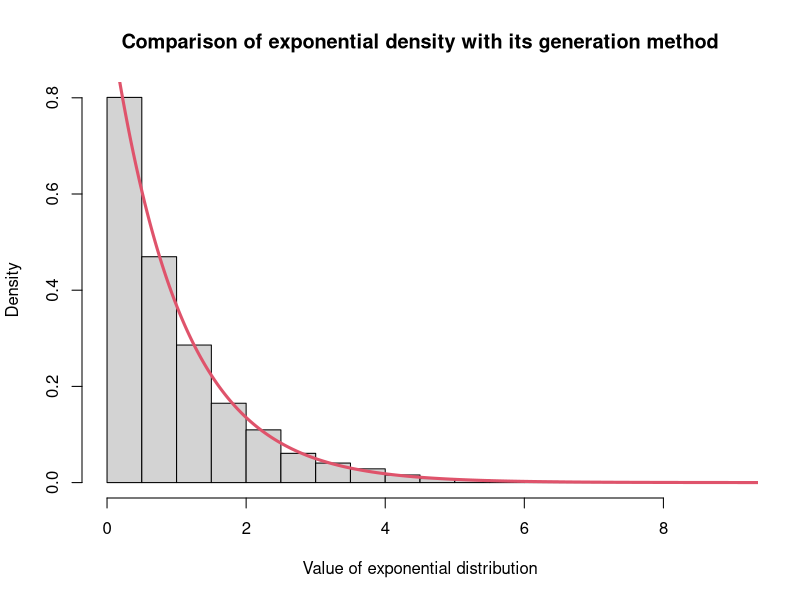
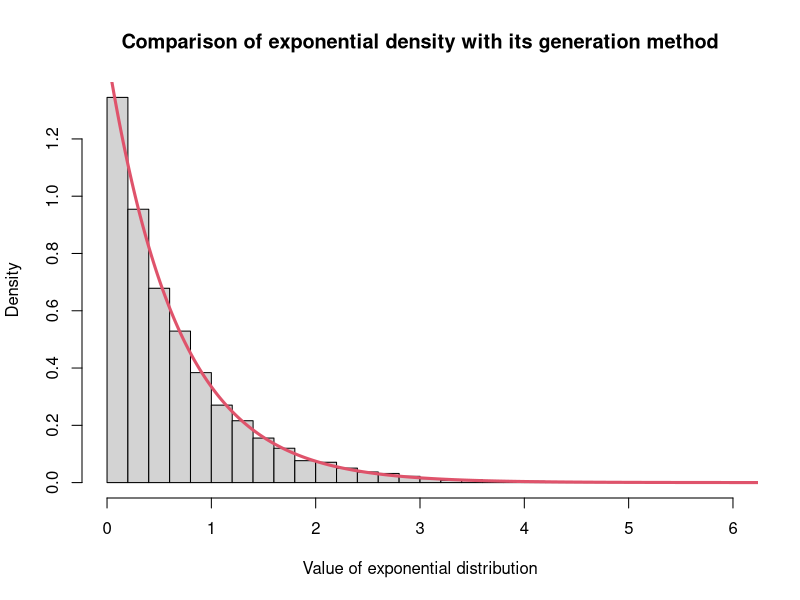
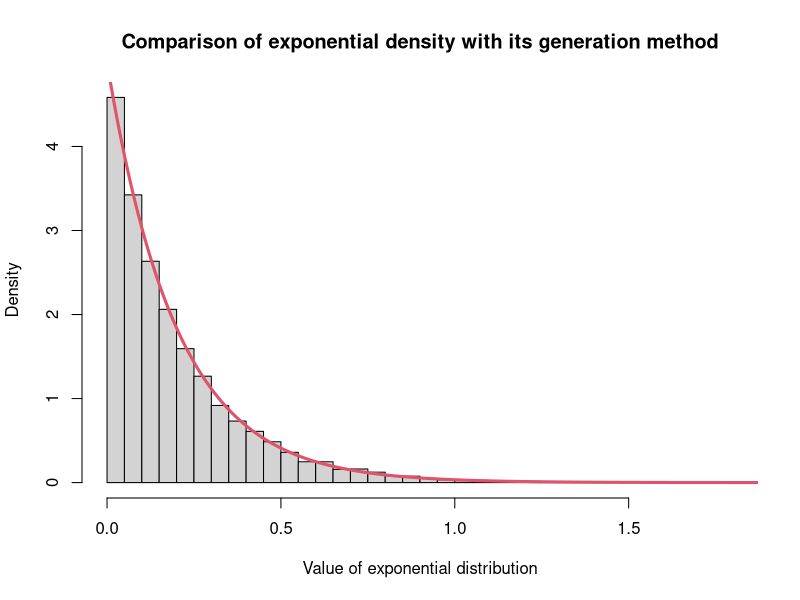
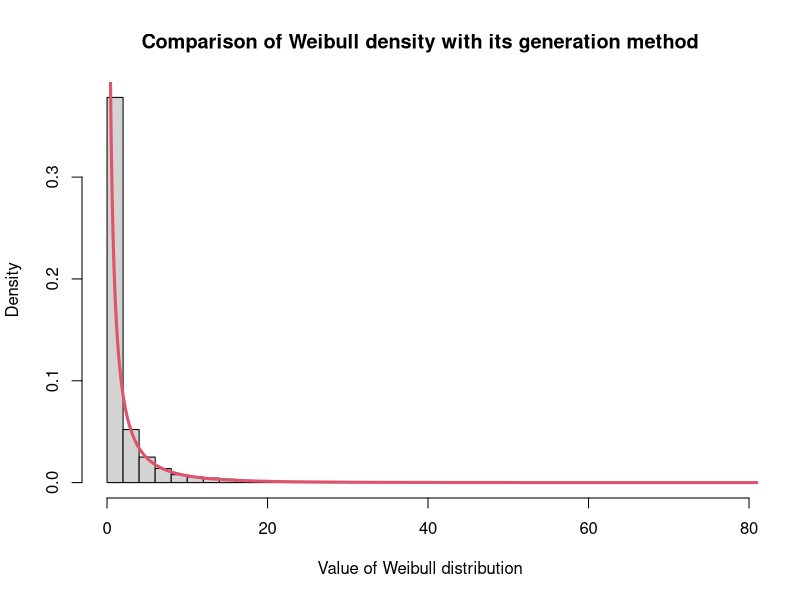
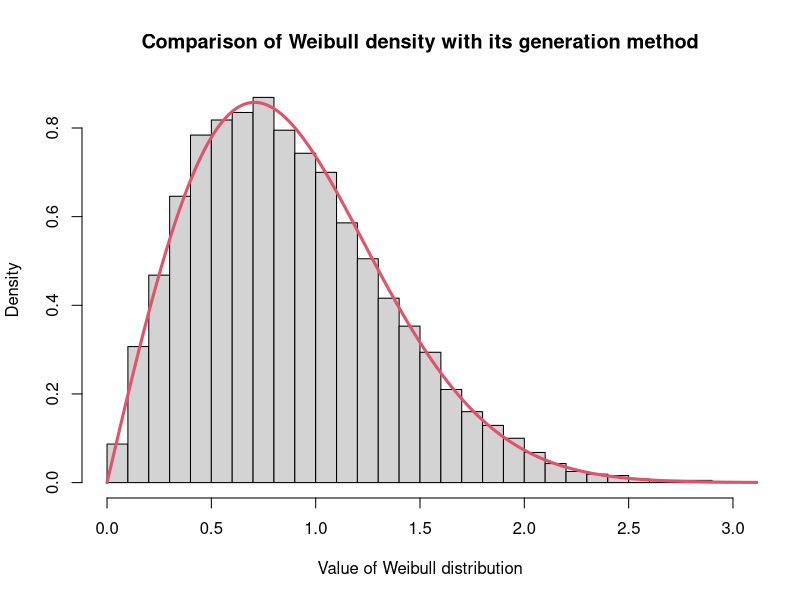
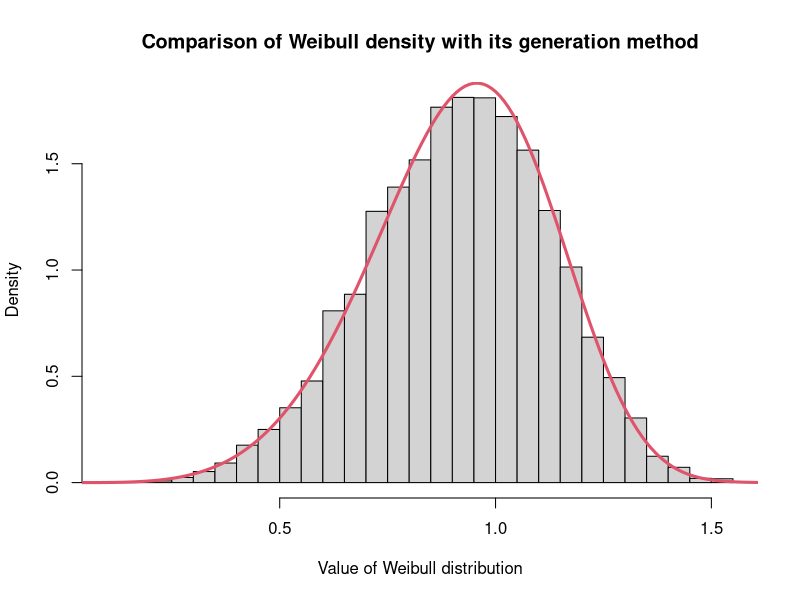
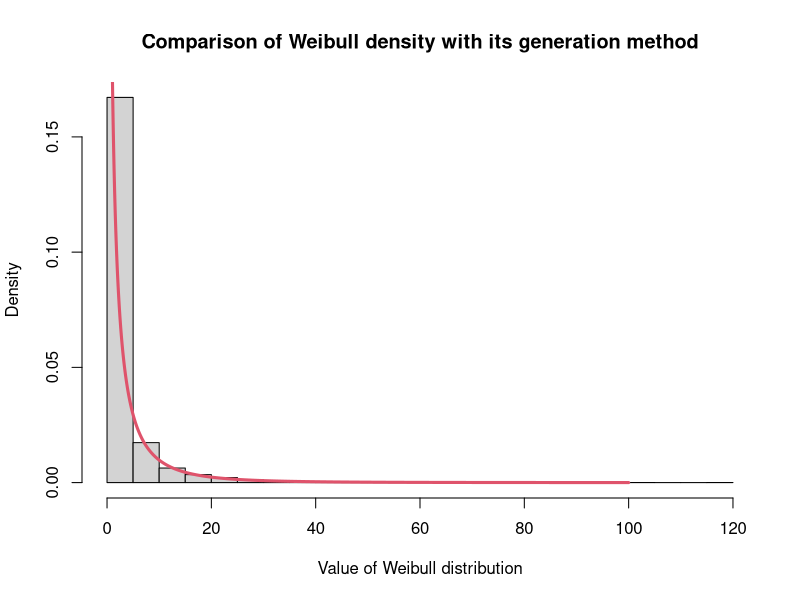
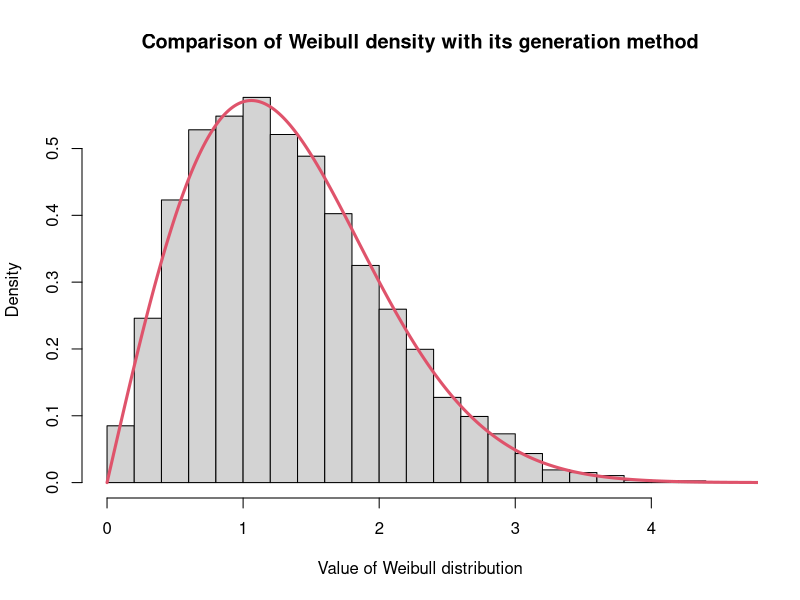

The R source for these figures, in order:
rand.unif <- runif(10000)

# exp

for (lambda in c(1, 1.5, 5)) {
	jpeg(paste0("exp_", lambda, ".jpeg"))
	rand.exp <- -log(rand.unif) / lambda
	hist(rand.exp, prob = TRUE, breaks = 30, main = "Comparison of exponential density with its generation method", xlab = "Value of exponential distribution")
	pts <- seq(0, 10, by = 0.01)
	exp.density <- dexp(pts, rate = lambda)
	lines(pts, exp.density, col = 2, lwd = 3)
	dev.off()
}

# Weibull

for (lambda in c(1, 1.5, 5)) {
	for (k in c(0.5, 2, 5)) {
		jpeg(paste0("weibull_", lambda, "_", k, ".jpeg"))
		rand.weib <- lambda * (-log(rand.unif))^(1 / k)
		hist(rand.weib, prob = TRUE, breaks = 30, main = "Comparison of Weibull density with its generation method", xlab = "Value of Weibull distribution")
		pts <- seq(0, 100, by = 0.01)
		weib.density <- dweibull(pts, scale = lambda, shape = k)
		lines(pts, weib.density, col = 2, lwd = 3)
		dev.off()
	}
}

# Cauchy

jpeg("cauchy.jpeg")
rand.cauchy <- tan(pi * (rand.unif - 0.5))
rand.cauchy <- rand.cauchy[abs(rand.cauchy) < 20]
hist(rand.cauchy, prob = TRUE, breaks = 100, main = "Comparison of Cauchy density with its generation method", xlab = "Value of Cauchy distribution")
pts <- seq(-20, 20, by = 0.01)
cauchy.density <- dcauchy(pts)
lines(pts, cauchy.density, col = 2, lwd = 3)
dev.off()

